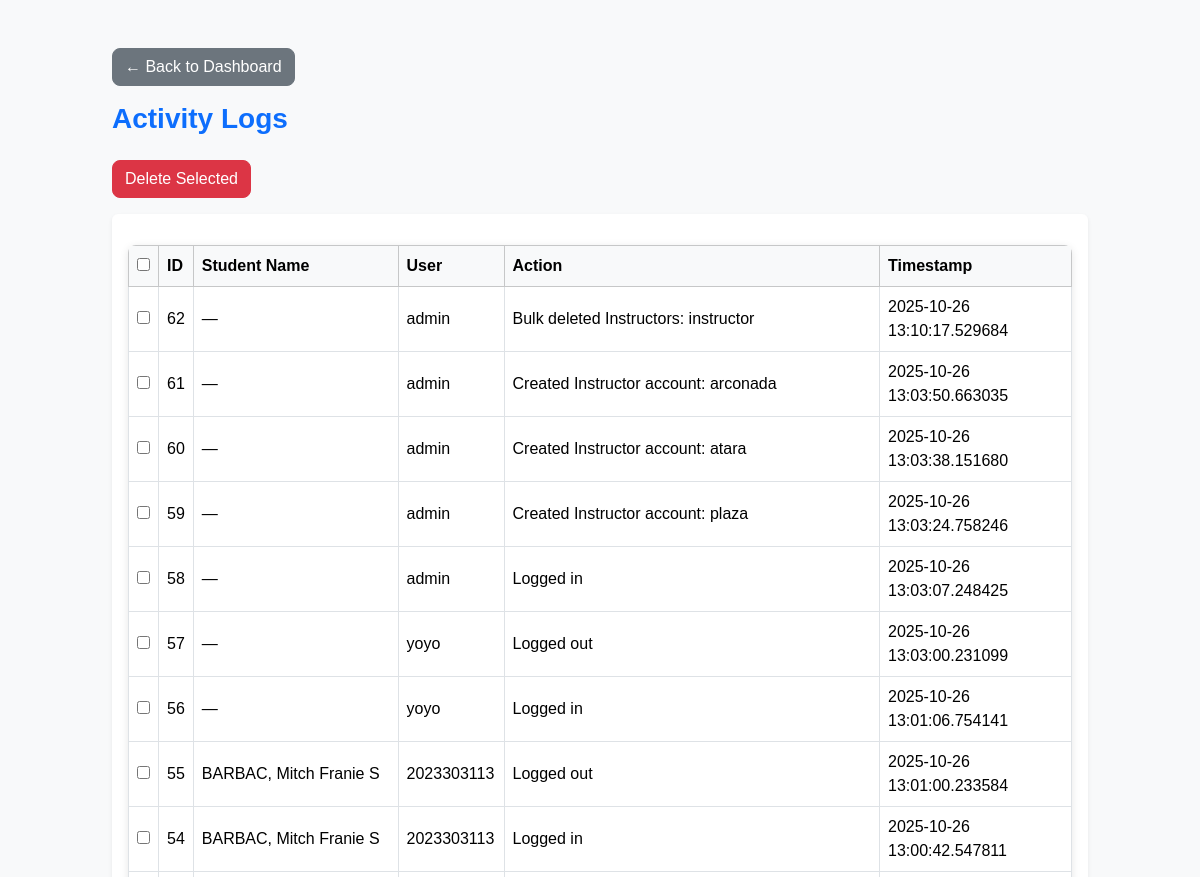
Before: /view_logs (signed in, upper part) with the older database file.
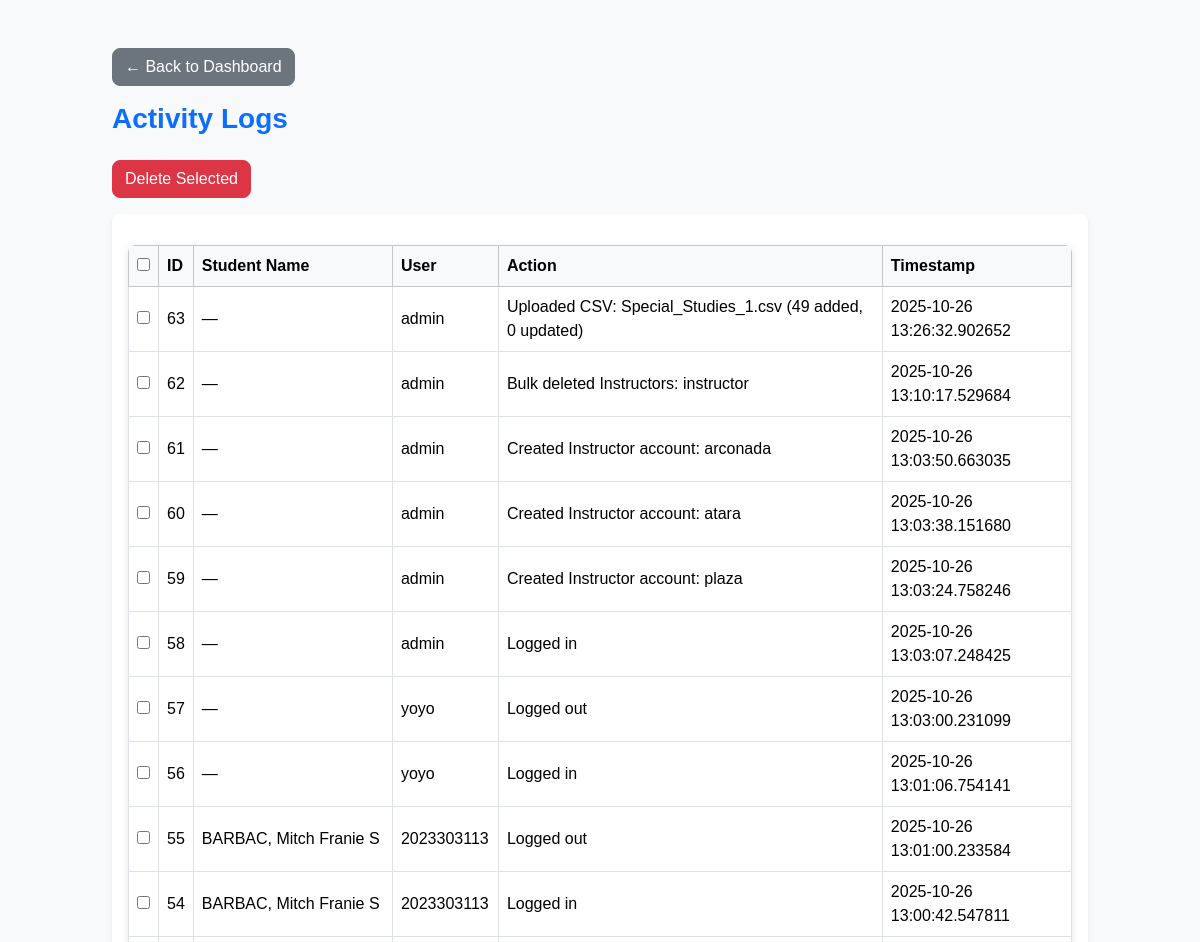
After: the same page with the newer database file.
### app.py (models this page shows)
class Log(db.Model):
    id = db.Column(db.Integer, primary_key=True)
    user = db.Column(db.String(100))
    action = db.Column(db.String(255))
    timestamp = db.Column(db.DateTime, default=datetime.utcnow)

class Student(db.Model):
    __tablename__ = 'student'
    student_id = db.Column(db.String(100), primary_key=True)
    subject = db.Column(db.String(100), primary_key=True)
    name = db.Column(db.String(150), nullable=False)
    quiz1 = db.Column(db.String(10), default='0')
    quiz2 = db.Column(db.String(10), default='0')
    quiz3 = db.Column(db.String(10), default='0')
    quiz4 = db.Column(db.String(10), default='0')
    quiz5 = db.Column(db.String(10), default='0')
    quiz6 = db.Column(db.String(10), default='0')
    quiz7 = db.Column(db.String(10), default='0')
    quiz8 = db.Column(db.String(10), default='0')
    midterm_exam = db.Column(db.String(10), default='0')
    finals_exam = db.Column(db.String(10), default='0')
    midterm_grade = db.Column(db.String(10), default='0')
    finals_grade = db.Column(db.String(10), default='0')
    midterm_remarks = db.Column(db.String(50))
    finals_remarks = db.Column(db.String(50))
    overall_grade = db.Column(db.String(10), default='0')
    overall_remarks = db.Column(db.String(50))
    __table_args__ = (
        db.UniqueConstraint('student_id', 'subject', name='uix_student_subject'),
    )

### app.py (the view)
@app.route('/view_logs')
@login_required(role='Admin')
def view_logs():
    logs = Log.query.order_by(Log.timestamp.desc()).all()
    logs_with_student_name = []
    for log in logs:
        student = Student.query.filter_by(student_id=log.user).first()
        student_name = student.name if student else None
        logs_with_student_name.append({
            'id': log.id,
            'student_name': student_name,
            'user': log.user,
            'action': log.action,
            'timestamp': log.timestamp
        })
    return render_template('logs.html', logs=logs_with_student_name)

### app.py (called while the page is built)
def login_required(role=None):
    def decorator(f):
        @wraps(f)
        def decorated_function(*args, **kwargs):
            if 'user_id' not in session:
                flash("Please log in first.", "danger")
                return redirect(url_for('login'))
            if role and session.get('role') not in (role if isinstance(role, list) else [role]):
                flash("Access denied.", "danger")
                return redirect(url_for('login'))
            return f(*args, **kwargs)
        return decorated_function
    return decorator

### templates/logs.html (shortened to what this page needs)
<!DOCTYPE html>
<html lang="en">
<head>
<link href="https://cdn.jsdelivr.net/npm/bootstrap@5.3.3/dist/css/bootstrap.min.css" rel="stylesheet">
<link rel="stylesheet" href="{{ url_for('static', filename='css/style.css') }}">
</head>
<body class="bg-light">
<div class="container mt-5">
    <div class="mb-3">
        <a href="{{ url_for('dashboard_admin') }}" class="btn btn-secondary">
            ← Back to Dashboard
        </a>
    </div>
    <h3 class="text-primary mb-4">Activity Logs</h3>
    <div class="mb-3 d-flex gap-2">
        <button type="button" class="btn btn-danger" id="delete-selected" data-bs-toggle="modal" data-bs-target="#confirmDeleteModal">
            Delete Selected
        </button>
    </div>
    <form method="POST" action="{{ url_for('bulk_delete_logs') }}" id="bulk-delete-form">
        <div class="table-responsive shadow-sm bg-white p-3 rounded">
            <table class="table table-bordered table-hover align-middle mb-0">
                <thead class="table-light">
                    <tr>
                        <th><input type="checkbox" id="select-all"></th>
                        <th>ID</th>
                        <th>Student Name</th>
                        <th>User</th>
                        <th>Action</th>
                        <th>Timestamp</th>
                    </tr>
                </thead>
                <tbody>
                    {% for log in logs %}
                    <tr>
                        <td><input type="checkbox" name="log_ids" value="{{ log.id }}"></td>
                        <td>{{ log.id }}</td>
                        <td>{{ log.student_name or '—' }}</td>
                        <td>{{ log.user or '—' }}</td>
                        <td>{{ log.action }}</td>
                        <td>{{ log.timestamp }}</td>
                    </tr>
                    {% else %}
                    <tr>
                        <td colspan="6" class="text-center">No logs found.</td>
                    </tr>
                    {% endfor %}
                </tbody>
            </table>
        </div>
    </form>
</div>
</body>
</html>

Changed rows visible on the page:
added Log: id "63", student_name "—", user "admin", action "Uploaded CSV: Special_Studies_1.csv (49 added, 0 updated)", timestamp "2025-10-26 13:26:32.902652"
